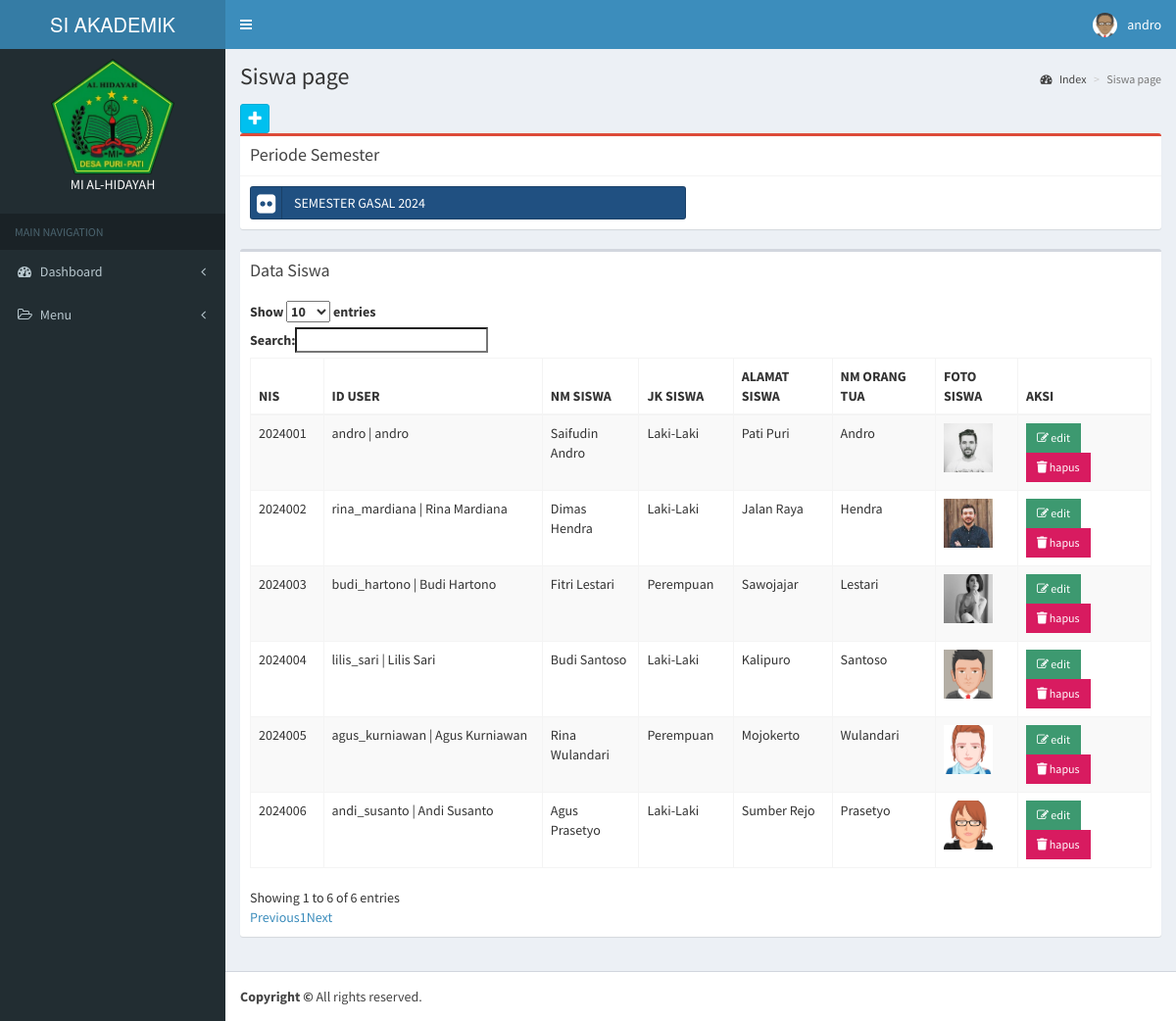
The app's page /app/siswa/index.php (signed in) with its own data.
### tables this page shows
CREATE TABLE `periode` (
  `id_periode` int(11) NOT NULL,
  `nm_periode` varchar(50) DEFAULT NULL,
  `status_periode` enum('Aktif','Non Aktif') DEFAULT NULL
);

CREATE TABLE `siswa` (
  `id_siswa` int(11) NOT NULL,
  `nis` varchar(50) DEFAULT NULL,
  `id_user` int(11) DEFAULT NULL,
  `nm_siswa` varchar(50) DEFAULT NULL,
  `jk_siswa` enum('Laki-Laki','Perempuan') DEFAULT NULL,
  `alamat_siswa` text DEFAULT NULL,
  `nm_orang_tua` varchar(50) DEFAULT NULL,
  `foto_siswa` blob DEFAULT NULL,
  `status` enum('aktif','tidak aktif') DEFAULT NULL
);

CREATE TABLE `user` (
  `id_user` int(11) NOT NULL,
  `username` varchar(50) DEFAULT NULL,
  `password` varchar(50) DEFAULT NULL,
  `nm_pengguna` varchar(50) DEFAULT NULL,
  `level` enum('Kepala Sekolah','Seksi Tata Usaha','Seksi Kurikulum','Guru','Orang Tua') DEFAULT NULL
);

### config/config.php (called while the page is built, shortened)
<?php
function Url_web(){
    $xplode = explode("/", $_SERVER['REQUEST_URI']);
    return $xplode[1];
}
$defaul_uri = "/".Url_web();
$url = "http://".$_SERVER['SERVER_NAME'].":".$_SERVER['SERVER_PORT'].$defaul_uri;
function DB(){
    return ["localhost", "root", "", "vinka"];
}
function QueryManyData($sql){
    $conn = new mysqli(DB()[0], DB()[1], DB()[2], DB()[3]);
    $result = $conn->query($sql);
    return $result;
}
function QueryOnedata($sql){
    $conn = new mysqli(DB()[0], DB()[1], DB()[2], DB()[3]);
    $result = $conn->query($sql);
    return $result;
}

### app/siswa/index.php (the view, shortened to what this page needs)
<?php include_once '../template/header.php'; ?>
<?php include_once '../template/navbar.php'; ?>
<?php include_once '../template/sidebar.php'; ?>
<div class='content-wrapper'>
  <section class='content-header'>
    <h1>Siswa page
    </h1>
    <ol class='breadcrumb'>
      <li><a href='#'><i class='fa fa-dashboard'></i> Index</a></li>
      <li class='active'>Siswa page</li>
    </ol>
  </section>
  <section class='content'>
    <a class='btn btn-social-icon btn-info btn-sm' data-toggle='tooltip' data-placement='top' title='Tambah data siswa' href='<?= $url ?>/app/siswa/tambah.php'><i class='fa fa-plus'></i></a>
    <div class="box box-danger">
      <div class="box-header with-border">
        <h3 class="box-title">Periode Semester</h3>
      </div>
      <div class="box-body">
        <?php foreach (QueryManyData("SELECT * FROM  periode ORDER BY id_periode DESC") as $row) { ?>
          <div class="row">
            <div class="col-xs-6">
              <a href="<?= $url ?>/app/siswa/periode.php?id_periode=<?= $row['id_periode'] ?>" class="btn btn-block btn-social btn-bitbucket">
                <i class="fa fa-flickr"></i> <?= $row['nm_periode'] ?>
              </a>
            </div>
          <?php } ?>
          </div>
      </div>
    </div>
    <div class='row'>
      <div class='col-xs-12'>
        <div class='box'>
          <div class='box-header'>
            <h3 class='box-title'>Data Siswa</h3>
          </div>
          <div class='box-body'>
            <table id='example1' class='table table-bordered table-striped'>
              <thead>
                <tr>
                  <th>NIS</th>
                  <th>ID USER</th>
                  <th>NM SISWA</th>
                  <th>JK SISWA</th>
                  <th>ALAMAT SISWA</th>
                  <th>NM ORANG TUA</th>
                  <th>FOTO SISWA</th>
                  <th>AKSI</th>
                </tr>
              </thead>
              <tbody>
                <?php
                foreach (QueryManyData('SELECT * FROM siswa') as $row) {
                ?>
                  <tr>
                    <td><?= $row['nis'] ?></td>
                    <td>
                      <?php
                      $user = QueryOnedata('SELECT * FROM user WHERE id_user = ' . $row['id_user'] . '')->fetch_assoc();
                      ?>
                      <?= $user['username'] . " | " . $user['nm_pengguna'] ?>
                    </td>
                    <td><?= $row['nm_siswa'] ?></td>
                    <td><?= $row['jk_siswa'] ?></td>
                    <td><?= $row['alamat_siswa'] ?></td>
                    <td><?= $row['nm_orang_tua'] ?></td>
                    <td>
                      <img src="<?= $url . '/foto/siswa/' . $row['foto_siswa']; ?>" alt="" srcset="" style="width: 50px; height:50px;">
                    </td>
                    <td>
                      <a href='<?= $url ?>/app/siswa/edit.php?id_siswa=<?= $row['id_siswa'] ?>' class='btn bg-olive btn-flat btn-sm'><i class='fa fa-edit'></i> edit</a>
                      <button onclick='ConfirmDelete(<?= $row['id_siswa'] ?>)' class='btn bg-maroon btn-flat btn-sm'>
                        <i class='fas fa-trash'></i>
                        hapus
                      </button>
                    </td>
                  </tr>
                <?php
                }
                ?>
              </tbody>
            </table>
          </div>
        </div>
      </div>
    </div>
</div>
<?php include_once '../template/footer.php'; ?>

### records on screen
periode: nm_periode "SEMESTER GASAL 2024"
siswa: nis "2024001", id_user.username "andro", id_user.nm_pengguna "andro", nm_siswa "Saifudin Andro", jk_siswa "Laki-Laki", alamat_siswa "Pati Puri", nm_orang_tua "Andro", foto_siswa (picture)
siswa: nis "2024002", id_user.username "rina_mardiana", id_user.nm_pengguna "Rina Mardiana", nm_siswa "Dimas Hendra", jk_siswa "Laki-Laki", alamat_siswa "Jalan Raya", nm_orang_tua "Hendra", foto_siswa (picture)
siswa: nis "2024003", id_user.username "budi_hartono", id_user.nm_pengguna "Budi Hartono", nm_siswa "Fitri Lestari", jk_siswa "Perempuan", alamat_siswa "Sawojajar", nm_orang_tua "Lestari", foto_siswa (picture)
siswa: nis "2024004", id_user.username "lilis_sari", id_user.nm_pengguna "Lilis Sari", nm_siswa "Budi Santoso", jk_siswa "Laki-Laki", alamat_siswa "Kalipuro", nm_orang_tua "Santoso", foto_siswa (picture)
siswa: nis "2024005", id_user.username "agus_kurniawan", id_user.nm_pengguna "Agus Kurniawan", nm_siswa "Rina Wulandari", jk_siswa "Perempuan", alamat_siswa "Mojokerto", nm_orang_tua "Wulandari", foto_siswa (picture)
siswa: nis "2024006", id_user.username "andi_susanto", id_user.nm_pengguna "Andi Susanto", nm_siswa "Agus Prasetyo", jk_siswa "Laki-Laki", alamat_siswa "Sumber Rejo", nm_orang_tua "Prasetyo", foto_siswa (picture)

### other values on screen
$_SESSION['username'] "andro"
